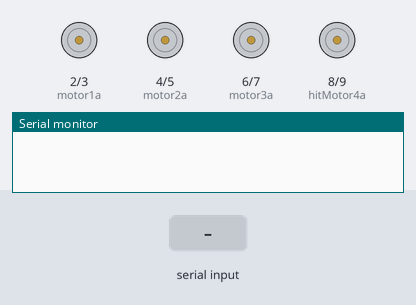
Bench run of a sketch on a simulated Arduino Uno, built with avr-gcc and run on an emulated ATmega328P. On the bench: motor-driver pin pairs drawn as motors (green arrow = first pin HIGH = forward, orange = second pin HIGH = backward, longer = more drive), the last lines printed to the serial monitor. The test bench sets the inputs (shaded band).

Above: at 1.2 s.
1.3 s: "F\n" received over Serial
At 2.4 s:
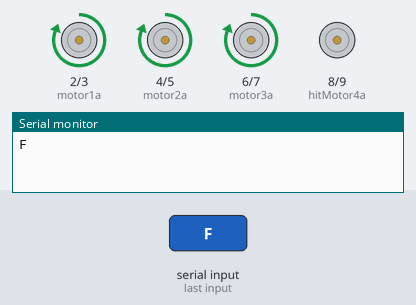
2.8 s: byte 66 ('B') received over Serial
At 3.5 s:
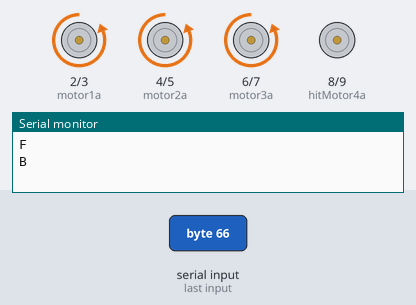
4.3 s: byte 76 ('L') received over Serial
At 4.6 s:
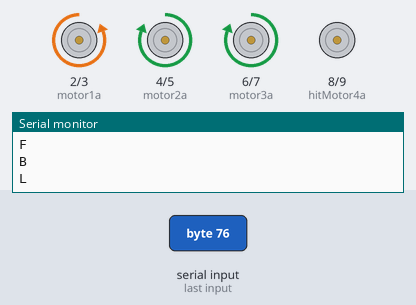
5.8 s: byte 82 ('R') received over Serial
At 7.0 s:
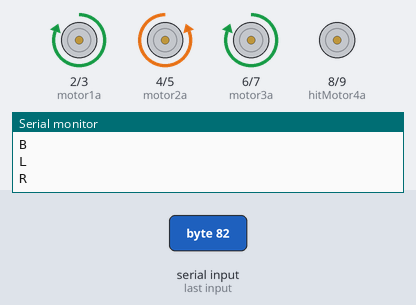
7.3 s: byte 49 ('1') received over Serial
At 8.1 s:
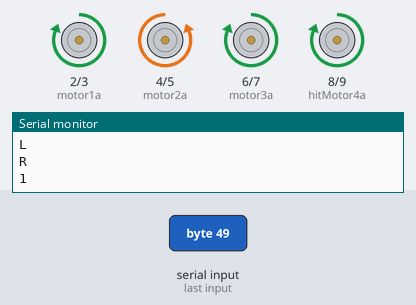
8.8 s: byte 83 ('S') received over Serial
At 9.3 s:
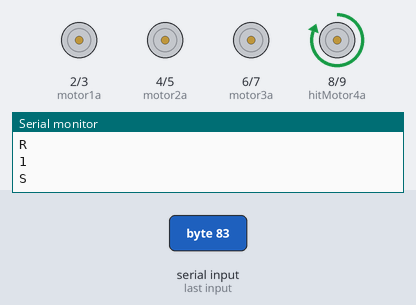
Timing chart, 0 to 11.3 s (numbered marks = the images above; inputs shaded):
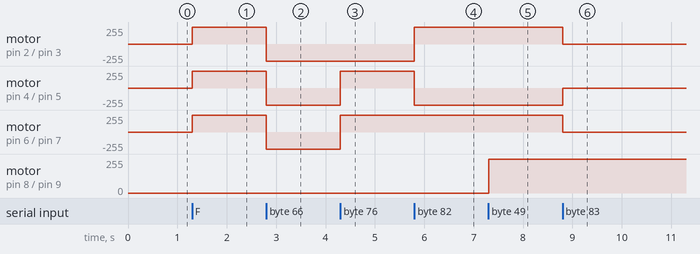

Measured:
- after the input at 1.3 s, motor on pin 2 (motor1a) / pin 3 (motor1b), motor on pin 4 (motor2a) / pin 5 (motor2b), motor on pin 6 (motor3a) / pin 7 (motor3b): stopped → forward 255/255 at once
- after the input at 2.8 s, motor on pin 2 (motor1a) / pin 3 (motor1b), motor on pin 4 (motor2a) / pin 5 (motor2b), motor on pin 6 (motor3a) / pin 7 (motor3b): forward 255/255 → backward 255/255 at once
- after the input at 4.3 s, motor on pin 4 (motor2a) / pin 5 (motor2b), motor on pin 6 (motor3a) / pin 7 (motor3b): backward 255/255 → forward 255/255 at once
- after the input at 5.8 s, motor on pin 2 (motor1a) / pin 3 (motor1b): backward 255/255 → forward 255/255 at once; motor on pin 4 (motor2a) / pin 5 (motor2b): forward 255/255 → backward 255/255 at once
- after the input at 7.3 s, motor on pin 8 (hitMotor4a) / pin 9 (hitMotor4b): stopped → forward 255/255 at once
- after the input at 8.8 s, motor on pin 2 (motor1a) / pin 3 (motor1b), motor on pin 6 (motor3a) / pin 7 (motor3b): forward 255/255 → stopped at once; motor on pin 4 (motor2a) / pin 5 (motor2b): backward 255/255 → stopped at once

The sketch:

Arduino_code.ino
```cpp
int motor1a = 2;
int motor1b = 3;
int motor2a = 4;
int motor2b = 5;
int motor3a = 6;
int motor3b = 7;
int hitMotor4a = 8;
int hitMotor4b = 9;

void setup() {
  Serial.begin(9600);
  pinMode(motor1a, OUTPUT);
  pinMode(motor1b, OUTPUT);
  pinMode(motor2a, OUTPUT);
  pinMode(motor2b, OUTPUT);
  pinMode(motor3a, OUTPUT);
  pinMode(motor3b, OUTPUT);
  pinMode(hitMotor4a, OUTPUT);
  pinMode(hitMotor4b, OUTPUT);
  stopAllMotors();
}

void loop() {
  if (Serial.available()) {
    char command = Serial.read();
    if (command == '\n' || command == '\r') {
      return;
    }
    Serial.println(command);
    switch (command) {
      case 'F': moveForward(); break;
      case 'B': moveBackward(); break;
      case 'L': turnLeft(); break;
      case 'R': turnRight(); break;
      case 'S': stopAllMotors(); break;
      case '0': hitStop(); break;
      case '1': hitLeft(); break;
      case '2': hitRight(); break;
      default:
        Serial.println("Invalid command!");
        break;
    }
  }
}

void moveForward() {
  digitalWrite(motor1a, HIGH);
  digitalWrite(motor1b, LOW);
  digitalWrite(motor2a, HIGH);
  digitalWrite(motor2b, LOW);
  digitalWrite(motor3a, HIGH);
  digitalWrite(motor3b, LOW);
}

void moveBackward() {
  digitalWrite(motor1a, LOW);
  digitalWrite(motor1b, HIGH);
  digitalWrite(motor2a, LOW);
  digitalWrite(motor2b, HIGH);
  digitalWrite(motor3a, LOW);
  digitalWrite(motor3b, HIGH);
}

void turnLeft() {
  digitalWrite(motor1a, LOW);
  digitalWrite(motor1b, HIGH);
  digitalWrite(motor2a, HIGH);
  digitalWrite(motor2b, LOW);
  digitalWrite(motor3a, HIGH);
  digitalWrite(motor3b, LOW);
}

void turnRight() {
  digitalWrite(motor1a, HIGH);
  digitalWrite(motor1b, LOW);
  digitalWrite(motor2a, LOW);
  digitalWrite(motor2b, HIGH);
  digitalWrite(motor3a, HIGH);
  digitalWrite(motor3b, LOW);
}

void stopAllMotors() {
  digitalWrite(motor1a, LOW);
  digitalWrite(motor1b, LOW);
  digitalWrite(motor2a, LOW);
  digitalWrite(motor2b, LOW);
  digitalWrite(motor3a, LOW);
  digitalWrite(motor3b, LOW);
}

void hitLeft() {
  digitalWrite(hitMotor4a, HIGH);
  digitalWrite(hitMotor4b, LOW);
}

void hitRight() {
  digitalWrite(hitMotor4a, LOW);
  digitalWrite(hitMotor4b, HIGH);
}

void hitStop() {
  digitalWrite(hitMotor4a, LOW);
  digitalWrite(hitMotor4b, LOW);
}
```
